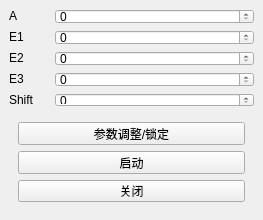
<?xml version="1.0" encoding="UTF-8"?>
<ui version="4.0">
 <class>MainWindow</class>
 <widget class="QMainWindow" name="MainWindow">
  <property name="geometry">
   <rect>
    <x>0</x>
    <y>0</y>
    <width>263</width>
    <height>220</height>
   </rect>
  </property>
  <property name="minimumSize">
   <size>
    <width>260</width>
    <height>220</height>
   </size>
  </property>
  <property name="windowTitle">
   <string>登龙斩小助手</string>
  </property>
  <property name="windowIcon">
   <iconset resource="rc.qrc">
    <normaloff>:/img/logo.png</normaloff>:/img/logo.png</iconset>
  </property>
  <property name="styleSheet">
   <string notr="true"/>
  </property>
  <widget class="QWidget" name="centralwidget">
   <property name="styleSheet">
    <string notr="true"/>
   </property>
   <layout class="QVBoxLayout" name="verticalLayout">
    <item>
     <widget class="QWidget" name="paras" native="true">
      <property name="styleSheet">
       <string notr="true"/>
      </property>
      <layout class="QVBoxLayout" name="verticalLayout_2">
       <property name="spacing">
        <number>6</number>
       </property>
       <property name="leftMargin">
        <number>0</number>
       </property>
       <property name="topMargin">
        <number>0</number>
       </property>
       <property name="rightMargin">
        <number>0</number>
       </property>
       <property name="bottomMargin">
        <number>0</number>
       </property>
       <item>
        <widget class="QWidget" name="widget_3" native="true">
         <layout class="QHBoxLayout" name="horizontalLayout_2">
          <property name="leftMargin">
           <number>0</number>
          </property>
          <property name="topMargin">
           <number>0</number>
          </property>
          <property name="rightMargin">
           <number>0</number>
          </property>
          <property name="bottomMargin">
           <number>0</number>
          </property>
          <item>
           <widget class="QLabel" name="label">
            <property name="sizePolicy">
             <sizepolicy hsizetype="Fixed" vsizetype="Fixed">
              <horstretch>0</horstretch>
              <verstretch>0</verstretch>
             </sizepolicy>
            </property>
            <property name="minimumSize">
             <size>
              <width>40</width>
              <height>0</height>
             </size>
            </property>
            <property name="text">
             <string>A</string>
            </property>
           </widget>
          </item>
          <item>
           <widget class="QSpinBox" name="vA">
            <property name="maximum">
             <number>1000</number>
            </property>
           </widget>
          </item>
         </layout>
        </widget>
       </item>
       <item>
        <widget class="QWidget" name="widget_4" native="true">
         <layout class="QHBoxLayout" name="horizontalLayout_3">
          <property name="leftMargin">
           <number>0</number>
          </property>
          <property name="topMargin">
           <number>0</number>
          </property>
          <property name="rightMargin">
           <number>0</number>
          </property>
          <property name="bottomMargin">
           <number>0</number>
          </property>
          <item>
           <widget class="QLabel" name="label_2">
            <property name="sizePolicy">
             <sizepolicy hsizetype="Fixed" vsizetype="Fixed">
              <horstretch>0</horstretch>
              <verstretch>0</verstretch>
             </sizepolicy>
            </property>
            <property name="minimumSize">
             <size>
              <width>40</width>
              <height>0</height>
             </size>
            </property>
            <property name="text">
             <string>E1</string>
            </property>
           </widget>
          </item>
          <item>
           <widget class="QSpinBox" name="vE1">
            <property name="maximum">
             <number>1000</number>
            </property>
           </widget>
          </item>
         </layout>
        </widget>
       </item>
       <item>
        <widget class="QWidget" name="widget_7" native="true">
         <layout class="QHBoxLayout" name="horizontalLayout_6">
          <property name="leftMargin">
           <number>0</number>
          </property>
          <property name="topMargin">
           <number>0</number>
          </property>
          <property name="rightMargin">
           <number>0</number>
          </property>
          <property name="bottomMargin">
           <number>0</number>
          </property>
          <item>
           <widget class="QLabel" name="label_5">
            <property name="sizePolicy">
             <sizepolicy hsizetype="Fixed" vsizetype="Fixed">
              <horstretch>0</horstretch>
              <verstretch>0</verstretch>
             </sizepolicy>
            </property>
            <property name="minimumSize">
             <size>
              <width>40</width>
              <height>0</height>
             </size>
            </property>
            <property name="text">
             <string>E2</string>
            </property>
           </widget>
          </item>
          <item>
           <widget class="QSpinBox" name="vE2">
            <property name="maximum">
             <number>1000</number>
            </property>
           </widget>
          </item>
         </layout>
        </widget>
       </item>
       <item>
        <widget class="QWidget" name="widget_8" native="true">
         <layout class="QHBoxLayout" name="horizontalLayout_7">
          <property name="leftMargin">
           <number>0</number>
          </property>
          <property name="topMargin">
           <number>0</number>
          </property>
          <property name="rightMargin">
           <number>0</number>
          </property>
          <property name="bottomMargin">
           <number>0</number>
          </property>
          <item>
           <widget class="QLabel" name="label_6">
            <property name="sizePolicy">
             <sizepolicy hsizetype="Fixed" vsizetype="Fixed">
              <horstretch>0</horstretch>
              <verstretch>0</verstretch>
             </sizepolicy>
            </property>
            <property name="minimumSize">
             <size>
              <width>40</width>
              <height>0</height>
             </size>
            </property>
            <property name="text">
             <string>E3</string>
            </property>
           </widget>
          </item>
          <item>
           <widget class="QSpinBox" name="vE3">
            <property name="maximum">
             <number>1000</number>
            </property>
           </widget>
          </item>
         </layout>
        </widget>
       </item>
       <item>
        <widget class="QWidget" name="widget_5" native="true">
         <layout class="QHBoxLayout" name="horizontalLayout_4">
          <property name="leftMargin">
           <number>0</number>
          </property>
          <property name="topMargin">
           <number>0</number>
          </property>
          <property name="rightMargin">
           <number>0</number>
          </property>
          <property name="bottomMargin">
           <number>0</number>
          </property>
          <item>
           <widget class="QLabel" name="label_3">
            <property name="sizePolicy">
             <sizepolicy hsizetype="Fixed" vsizetype="Fixed">
              <horstretch>0</horstretch>
              <verstretch>0</verstretch>
             </sizepolicy>
            </property>
            <property name="minimumSize">
             <size>
              <width>40</width>
              <height>0</height>
             </size>
            </property>
            <property name="text">
             <string>Shift</string>
            </property>
           </widget>
          </item>
          <item>
           <widget class="QSpinBox" name="vSH">
            <property name="maximum">
             <number>1000</number>
            </property>
           </widget>
          </item>
         </layout>
        </widget>
       </item>
      </layout>
     </widget>
    </item>
    <item>
     <widget class="QWidget" name="widget" native="true">
      <property name="sizePolicy">
       <sizepolicy hsizetype="Preferred" vsizetype="Fixed">
        <horstretch>0</horstretch>
        <verstretch>0</verstretch>
       </sizepolicy>
      </property>
      <layout class="QVBoxLayout" name="verticalLayout_3">
       <item>
        <widget class="QPushButton" name="Block">
         <property name="text">
          <string>参数调整/锁定</string>
         </property>
        </widget>
       </item>
       <item>
        <widget class="QPushButton" name="Bstart">
         <property name="text">
          <string>启动</string>
         </property>
         <property name="shortcut">
          <string>1</string>
         </property>
        </widget>
       </item>
       <item>
        <widget class="QPushButton" name="Bstop">
         <property name="text">
          <string>关闭</string>
         </property>
         <property name="shortcut">
          <string>2</string>
         </property>
        </widget>
       </item>
      </layout>
     </widget>
    </item>
   </layout>
  </widget>
 </widget>
 <tabstops>
  <tabstop>Bstart</tabstop>
  <tabstop>Bstop</tabstop>
  <tabstop>vA</tabstop>
  <tabstop>vE1</tabstop>
  <tabstop>vE2</tabstop>
  <tabstop>vE3</tabstop>
  <tabstop>vSH</tabstop>
 </tabstops>
 <resources>
  <include location="rc.qrc"/>
 </resources>
 <connections/>
</ui>
